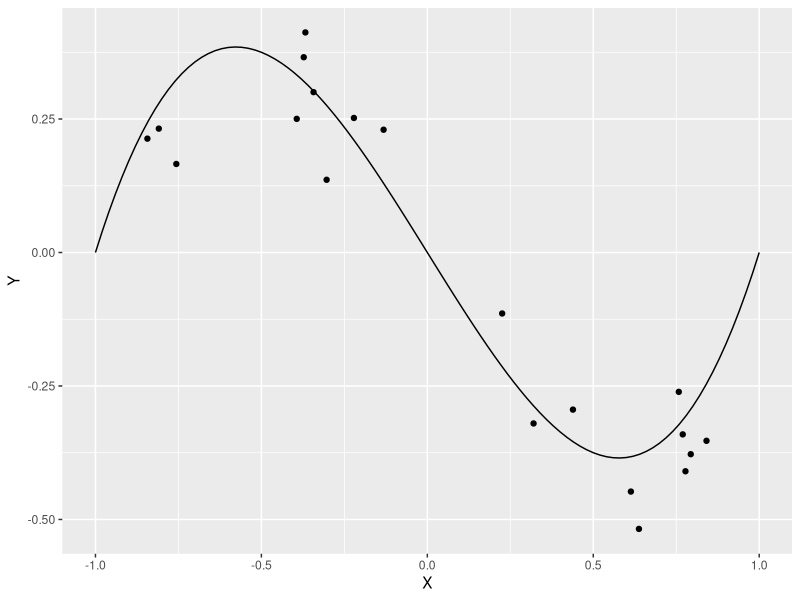
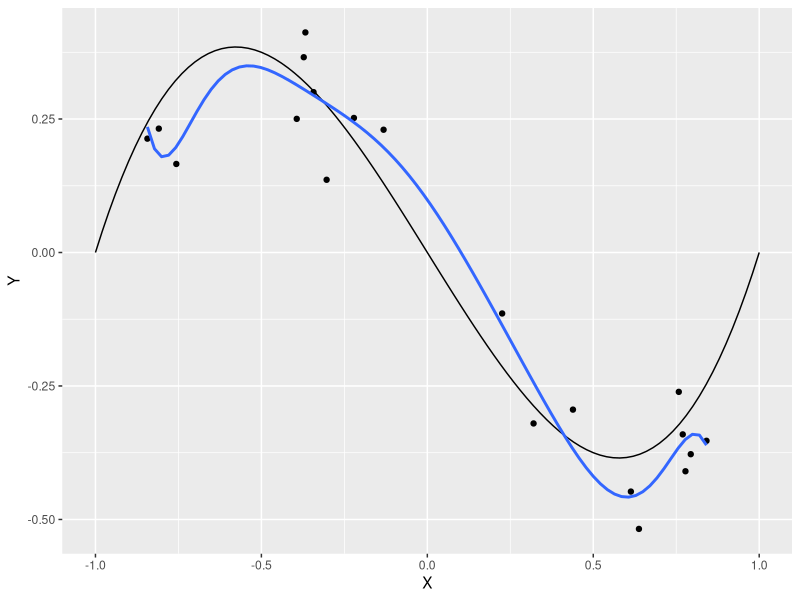
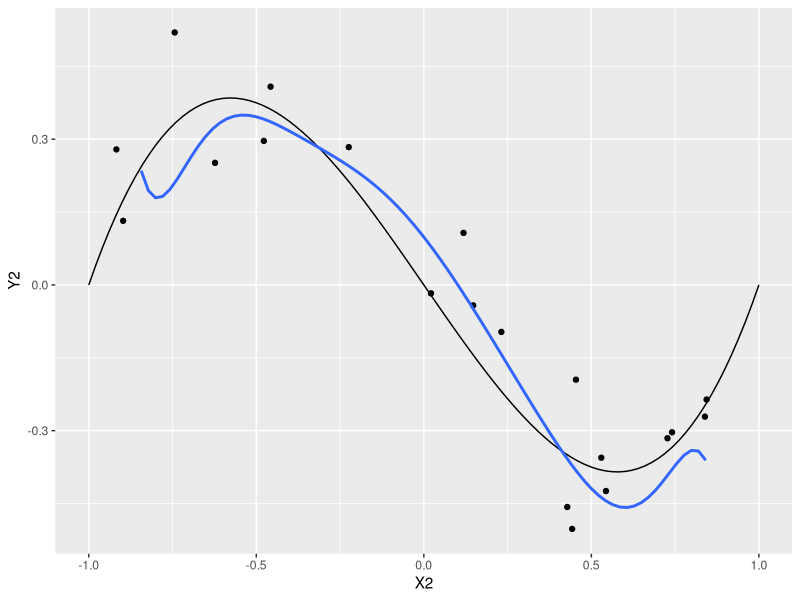

The R script that drew these images, in order:
## ---- chunk 1
knitr::opts_chunk$set(echo = TRUE)
library(tidyverse)
## ---- chunk 2
#generate data
n<-20
X<-runif(n, -1,1)
Y<-X^3-X + rnorm(length(X),0,.1)

df<-data.frame(X,Y)
## ---- chunk 3
my_fun<-function(x){
  x^3-x
}

  ggplot()+
    geom_point(data = df, aes(x = X, y= Y)) +
    stat_function(data = data.frame(z = c(-1,1)) , aes(x  = z), fun = my_fun) 
## ---- chunk 4
my_fun<-function(x){
  x^3-x
} ## formula for f

N<- 9 ## degree of polynomial model

ggplot()+
  geom_point(data = df, aes(x = X, y= Y)) +
  stat_function(data = data.frame(z = c(-1,1)) , aes(x  = z), fun = my_fun)+
  geom_smooth(data = df, aes(x = X, y= Y), method = "lm", formula = y ~ poly(x, N), se = FALSE)
## ---- chunk 5
#generate test data
n2<-10
X2<-runif(n, -1,1)
Y2<-X2^3-X2 + rnorm(length(X2),0,.1)

df2<-data.frame(X2,Y2)
## ---- chunk 6
N2<-9 ## degree of polynomial

my_fun<-function(x){
  x^3-x
}

  ggplot()+
    geom_point(data = df2, aes(x = X2, y= Y2)) +
    stat_function(data = data.frame(z = c(-1,1)) , aes(x  = z), fun = my_fun)  +
    geom_smooth(data = df, aes(x = X, y= Y), method = "lm", formula = y ~ poly(x, N2), se = FALSE)
    
